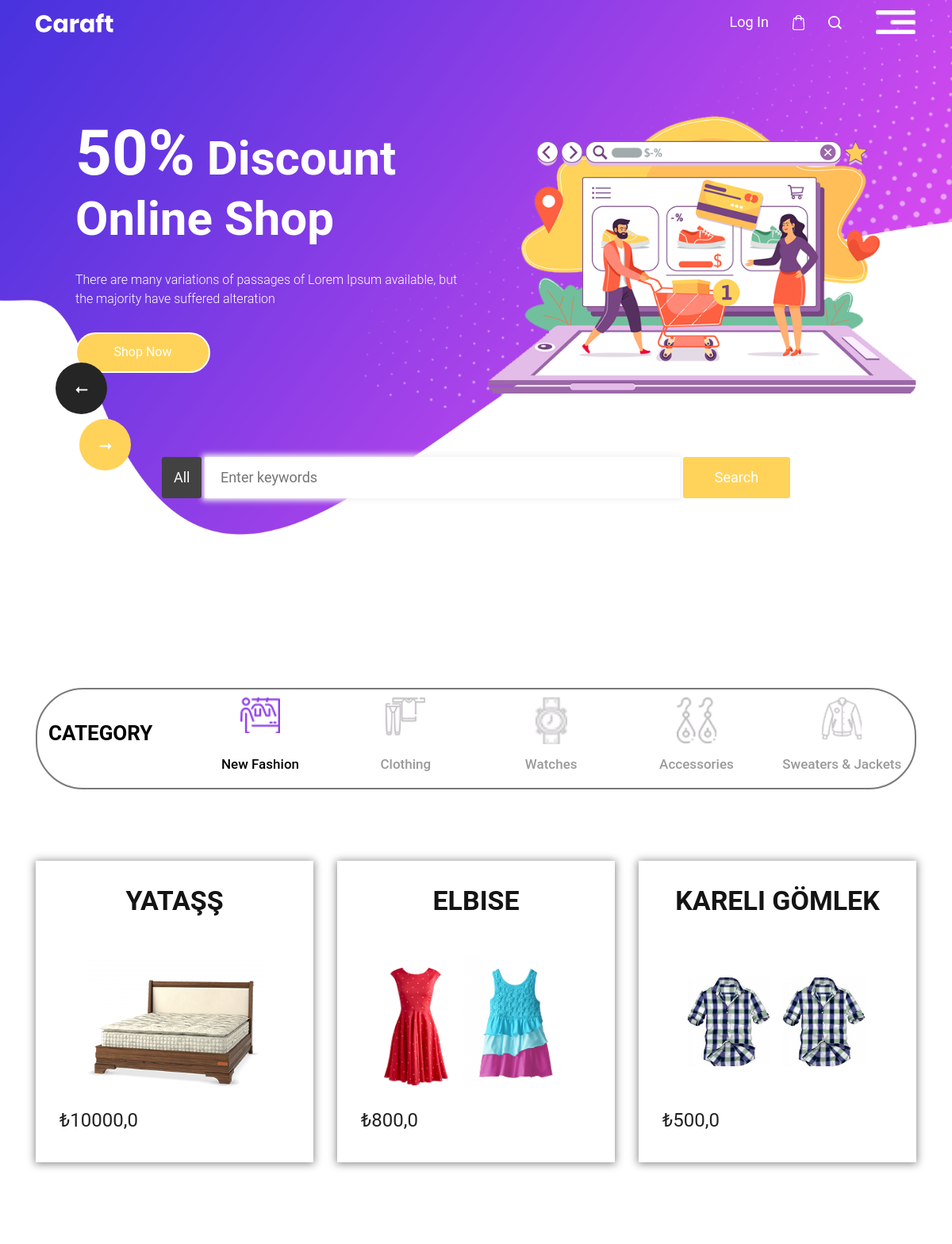
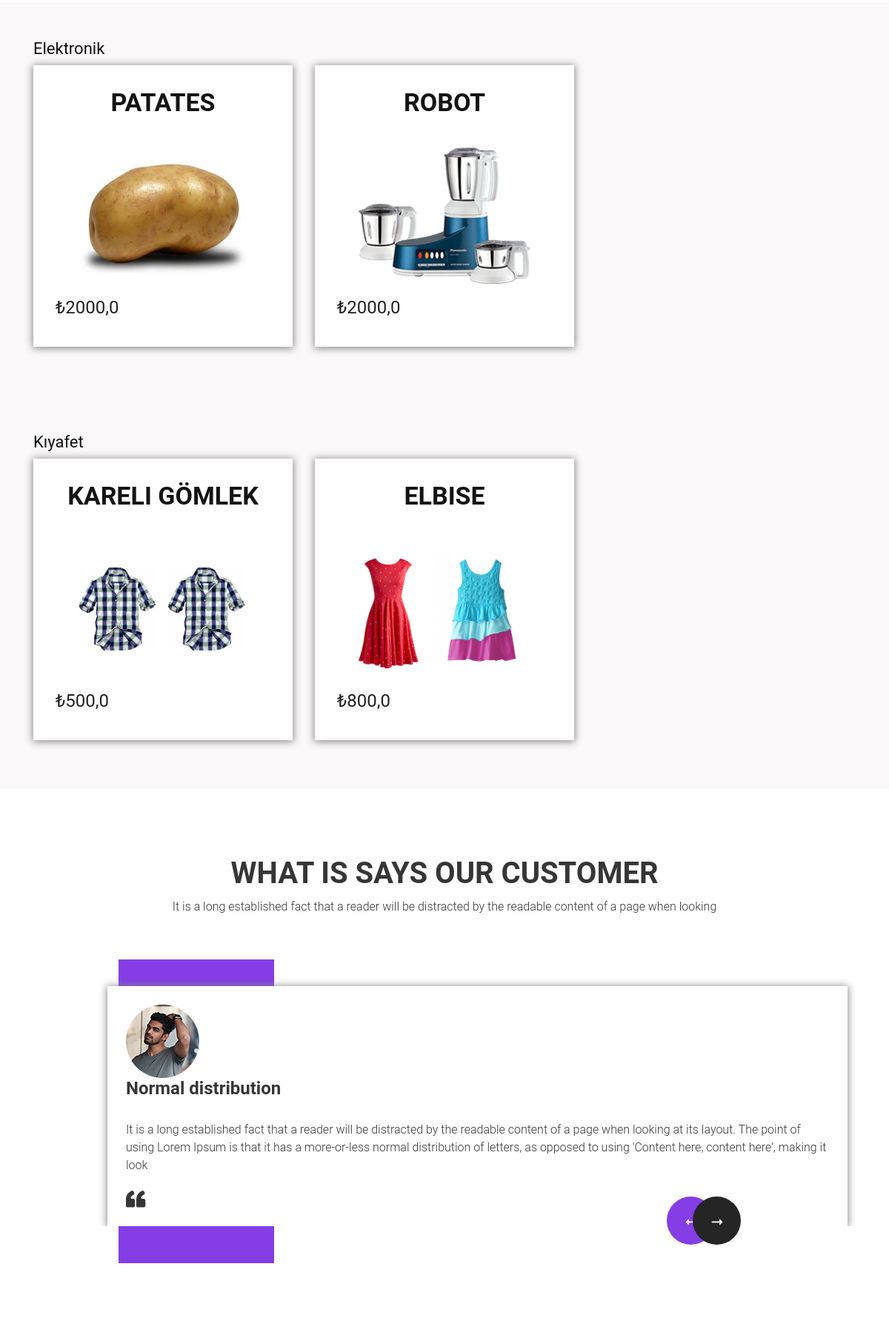
The page / (upper part) on the database its author committed (2 pictures, top to bottom).
### appMy/models.py (models this page shows, shortened)
class Product(models.Model):
    brand = models.ForeignKey(Brand, verbose_name=("Ürün Markası"), on_delete=models.CASCADE)
    category = models.ForeignKey(Category, verbose_name=("Ürün Kategorisi"), on_delete=models.CASCADE)
    title = models.CharField(("Ürün Başlık"), max_length=50)
    text = models.TextField(("Ürün Özellikleri"))
    price = models.FloatField(("Ürün Fiyatı"))
    image = models.FileField(("Ürün Fotoğrafı"), upload_to='', max_length=100, null=True)

### appMy/views.py (the view, shortened to what this page needs)
# urls.py: path('', index, name='index'),
def index(request):
    context={"title":"Anasayfa"}
    products1 =Product.objects.all().order_by("?")[:3]
    category_e = Category.objects.get(title="Elektronik")
    products_e = Product.objects.filter(category=category_e)
    category_k = Category.objects.get(title="Kıyafet")
    products_k = Product.objects.filter(category=category_k)
    context.update({
        "products1": products1,
        "products_e": products_e,
        "products_k": products_k,
    })
    return render(request,'index.html',context)

### appMy/templates/index.html (shortened to what this page needs)
{% extends 'base.html' %}
{% load static %}
{% block body %}
      <div class="container">
         <div class="category_section">
            <div class="row">
               <div class="col-lg-2 col-sm-12">
                  <h1 class="category_text">Category</h1>
               </div>
               <div class="col-lg-10 col-sm-12 main">
                  <div class="col">
                     <div class="box_main">
                        <div class="icon_1"></div>
                        <h4 class="fashion_text active">New Fashion</h4>
                     </div>
                  </div>
                  <div class="col">
                     <div class="box_main">
                        <div class="icon_2"></div>
                        <h4 class="fashion_text">Clothing</h4>
                     </div>
                  </div>
                  <div class="col">
                     <div class="box_main">
                        <div class="icon_3"></div>
                        <h4 class="fashion_text">Watches</h4>
                     </div>
                  </div>
                  <div class="col">
                     <div class="box_main">
                        <div class="icon_4"></div>
                        <h4 class="fashion_text">Accessories</h4>
                     </div>
                  </div>
                  <div class="col">
                     <div class="box_main">
                        <div class="icon_5"></div>
                        <h4 class="fashion_text">Sweaters & Jackets</h4>
                     </div>
                  </div>
               </div>
            </div>
         </div>
         <div class="category_section_2">
            <div class="row">
               {% for i in products1 %}
               <div class="col-4 mb-3">
                  <a href="#">
                     <div class="feature_box">
                        <h1 class="readable_text">{{ i.title }}</h1>
                        <div><img src="{{ i.image.url }}" class="image_7"></div>
                        <div style="font-size: 24px;">₺{{ i.price }}</div>
                     </div>
                  </a>
               </div>
               {% endfor %}
            </div>
         </div>
      </div>
      <div class="beauty_section layout_padding">
         <div class="container">
            <h2>Elektronik</h2>
            <div class="row">
               {% for i in products_e %}
               <div class="col-4 mb-3">
                  <a href="#">
                     <div class="feature_box">
                        <h1 class="readable_text">{{ i.title }}</h1>
                        <div><img src="{{ i.image.url }}" class="image_7"></div>
                        <div style="font-size: 24px;">₺{{ i.price }}</div>
                     </div>
                  </a>
               </div>
               {% endfor %}
            </div>
         </div>
      </div>
      <div class="beauty_section layout_padding">
         <div class="container">
            <h2>Kıyafet</h2>
            <div class="row">
               {% for i in products_k %}
               <div class="col-4 mb-3">
                  <a href="#">
                     <div class="feature_box">
                        <h1 class="readable_text">{{ i.title }}</h1>
                        <div><img src="{{ i.image.url }}" class="image_7"></div>
                        <div style="font-size: 24px;">₺{{ i.price }}</div>
                     </div>
                  </a>
               </div>
               {% endfor %}
            </div>
         </div>
      </div>
      <div class="client_section layout_padding">
         <div id="main_slider" class="carousel slide" data-ride="carousel">
            <div class="carousel-inner">
               <div class="carousel-item active">
                  <div class="container">
                     <h1 class="feature_taital">what is says our customer</h1>
                     <p class="feature_text">It is a long established fact that a reader will be distracted by the readable content of a page when looking</p>
                     <div class="client_section_2">
                        <div class="image_9"><img src="{% static 'images/img-9.png' %}"></div>
                        <h3 class="nolmal_text">Normal distribution</h3>
                        <p class="ipsum_text">It is a long established fact that a reader will be distracted by the readable content of a page when looking at its layout. The point of using Lorem Ipsum is that it has a more-or-less normal distribution of letters, as opposed to using 'Content here, content here', making it look</p>
                        <div class="image_9"><img src="{% static 'images/icon-10.png' %}"></div>
                     </div>
                  </div>
               </div>
            </div>
            <a class="carousel-control-prev" href="#main_slider" role="button" data-slide="prev">
            <i class=""><img src="{% static 'images/left-icon.png' %}"></i>
            </a>
            <a class="carousel-control-next" href="#main_slider" role="button" data-slide="next">
            <i class=""><img src="{% static 'images/right-icon.png' %}"></i>
            </a>
         </div>
      </div>
{% endblock body %}

### rows shown on the page
Product: title "YATAŞŞ", image (picture), price "10000,0"
Product: title "ELBISE", image (picture), price "800,0"
Product: title "KARELI GÖMLEK", image (picture), price "500,0"
Product: title "PATATES", image (picture), price "2000,0"
Product: title "ROBOT", image (picture), price "2000,0"
